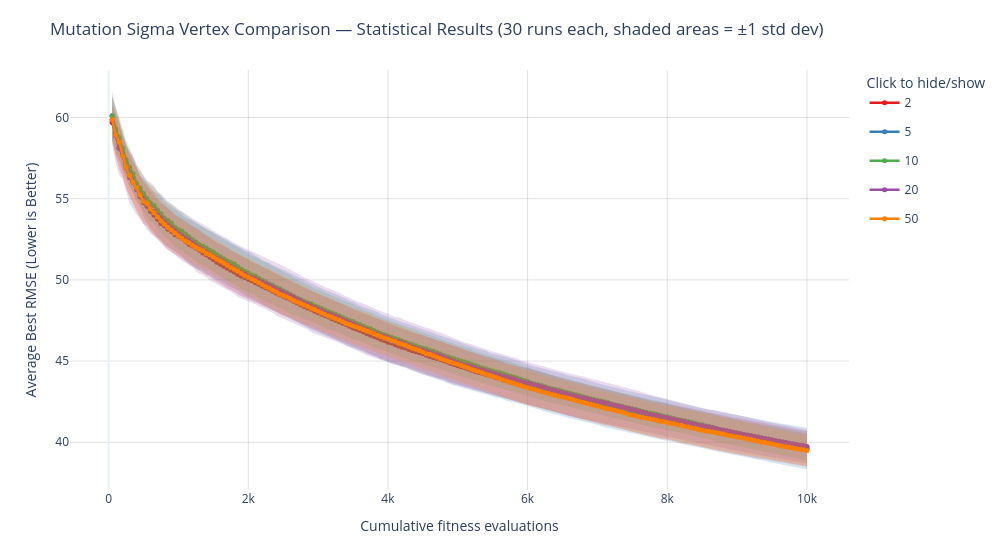

Notebook code cell kept with this figure:
### Code cell
sigma_vertex = [
    "2",
    "5",
    "10",
    "20",
    "50"
]

plot_statistical_comparison_interactive(
    sigma_vertex_statistical_comparison,
    labels=sigma_vertex,
    title="Mutation Sigma Vertex Comparison — Statistical Results (30 runs each, shaded areas = ±1 std dev)",
)

### Figure 1 — Plotly figure (JSON) as saved in the notebook; plotly's stock layout.template omitted (floating-point values rounded to 4 significant figures; data arrays with more than 128 entries replaced by an {"elided": "..."} marker saying what was removed)
{"data": [{"hoverinfo": "skip", "legendgroup": "2", "line": {"width": 0}, "mode": "lines", "name": "2 std upper", "showlegend": false, "type": "scatter", "x": {"elided": "200 int values"}, "y": {"elided": "200 float values"}}, {"fill": "tonexty", "fillcolor": "rgba(228,26,28, 0.20)", "hoverinfo": "skip", "legendgroup": "2", "line": {"width": 0}, "mode": "lines", "name": "2 std band", "showlegend": false, "type": "scatter", "x": {"elided": "200 int values"}, "y": {"elided": "200 float values"}}, {"customdata": {"elided": "200x1 float values"}, "hovertemplate": "Cumulative fitness evaluations: %{x}<br>Mean: %{y:.5f}<br>Std: %{customdata[0]:.5f}<extra></extra>", "legendgroup": "2", "line": {"color": "rgb(228,26,28)", "width": 2.5}, "marker": {"size": 5}, "mode": "lines+markers", "name": "2", "type": "scatter", "x": {"elided": "200 int values"}, "y": {"elided": "200 float values"}}, {"hoverinfo": "skip", "legendgroup": "5", "line": {"width": 0}, "mode": "lines", "name": "5 std upper", "showlegend": false, "type": "scatter", "x": {"elided": "200 int values"}, "y": {"elided": "200 float values"}}, {"fill": "tonexty", "fillcolor": "rgba(55,126,184, 0.20)", "hoverinfo": "skip", "legendgroup": "5", "line": {"width": 0}, "mode": "lines", "name": "5 std band", "showlegend": false, "type": "scatter", "x": {"elided": "200 int values"}, "y": {"elided": "200 float values"}}, {"customdata": {"elided": "200x1 float values"}, "hovertemplate": "Cumulative fitness evaluations: %{x}<br>Mean: %{y:.5f}<br>Std: %{customdata[0]:.5f}<extra></extra>", "legendgroup": "5", "line": {"color": "rgb(55,126,184)", "width": 2.5}, "marker": {"size": 5}, "mode": "lines+markers", "name": "5", "type": "scatter", "x": {"elided": "200 int values"}, "y": {"elided": "200 float values"}}, {"hoverinfo": "skip", "legendgroup": "10", "line": {"width": 0}, "mode": "lines", "name": "10 std upper", "showlegend": false, "type": "scatter", "x": {"elided": "200 int values"}, "y": {"elided": "200 float values"}}, {"fill": "tonexty", "fillcolor": "rgba(77,175,74, 0.20)", "hoverinfo": "skip", "legendgroup": "10", "line": {"width": 0}, "mode": "lines", "name": "10 std band", "showlegend": false, "type": "scatter", "x": {"elided": "200 int values"}, "y": {"elided": "200 float values"}}, {"customdata": {"elided": "200x1 float values"}, "hovertemplate": "Cumulative fitness evaluations: %{x}<br>Mean: %{y:.5f}<br>Std: %{customdata[0]:.5f}<extra></extra>", "legendgroup": "10", "line": {"color": "rgb(77,175,74)", "width": 2.5}, "marker": {"size": 5}, "mode": "lines+markers", "name": "10", "type": "scatter", "x": {"elided": "200 int values"}, "y": {"elided": "200 float values"}}, {"hoverinfo": "skip", "legendgroup": "20", "line": {"width": 0}, "mode": "lines", "name": "20 std upper", "showlegend": false, "type": "scatter", "x": {"elided": "200 int values"}, "y": {"elided": "200 float values"}}, {"fill": "tonexty", "fillcolor": "rgba(152,78,163, 0.20)", "hoverinfo": "skip", "legendgroup": "20", "line": {"width": 0}, "mode": "lines", "name": "20 std band", "showlegend": false, "type": "scatter", "x": {"elided": "200 int values"}, "y": {"elided": "200 float values"}}, {"customdata": {"elided": "200x1 float values"}, "hovertemplate": "Cumulative fitness evaluations: %{x}<br>Mean: %{y:.5f}<br>Std: %{customdata[0]:.5f}<extra></extra>", "legendgroup": "20", "line": {"color": "rgb(152,78,163)", "width": 2.5}, "marker": {"size": 5}, "mode": "lines+markers", "name": "20", "type": "scatter", "x": {"elided": "200 int values"}, "y": {"elided": "200 float values"}}, {"hoverinfo": "skip", "legendgroup": "50", "line": {"width": 0}, "mode": "lines", "name": "50 std upper", "showlegend": false, "type": "scatter", "x": {"elided": "200 int values"}, "y": {"elided": "200 float values"}}, {"fill": "tonexty", "fillcolor": "rgba(255,127,0, 0.20)", "hoverinfo": "skip", "legendgroup": "50", "line": {"width": 0}, "mode": "lines", "name": "50 std band", "showlegend": false, "type": "scatter", "x": {"elided": "200 int values"}, "y": {"elided": "200 float values"}}, {"customdata": {"elided": "200x1 float values"}, "hovertemplate": "Cumulative fitness evaluations: %{x}<br>Mean: %{y:.5f}<br>Std: %{customdata[0]:.5f}<extra></extra>", "legendgroup": "50", "line": {"color": "rgb(255,127,0)", "width": 2.5}, "marker": {"size": 5}, "mode": "lines+markers", "name": "50", "type": "scatter", "x": {"elided": "200 int values"}, "y": {"elided": "200 float values"}}], "layout": {"height": 550, "hovermode": "x unified", "legend": {"itemclick": "toggle", "itemdoubleclick": "toggleothers", "title": {"text": "Click to hide/show"}}, "margin": {"b": 60, "l": 70, "r": 30, "t": 70}, "title": {"text": "Mutation Sigma Vertex Comparison — Statistical Results (30 runs each, shaded areas = ±1 std dev)"}, "width": 1000, "xaxis": {"gridcolor": "rgba(0,0,0,0.12)", "showgrid": true, "title": {"text": "Cumulative fitness evaluations"}}, "yaxis": {"gridcolor": "rgba(0,0,0,0.12)", "showgrid": true, "title": {"text": "Average Best RMSE (Lower is Better)"}}}}
